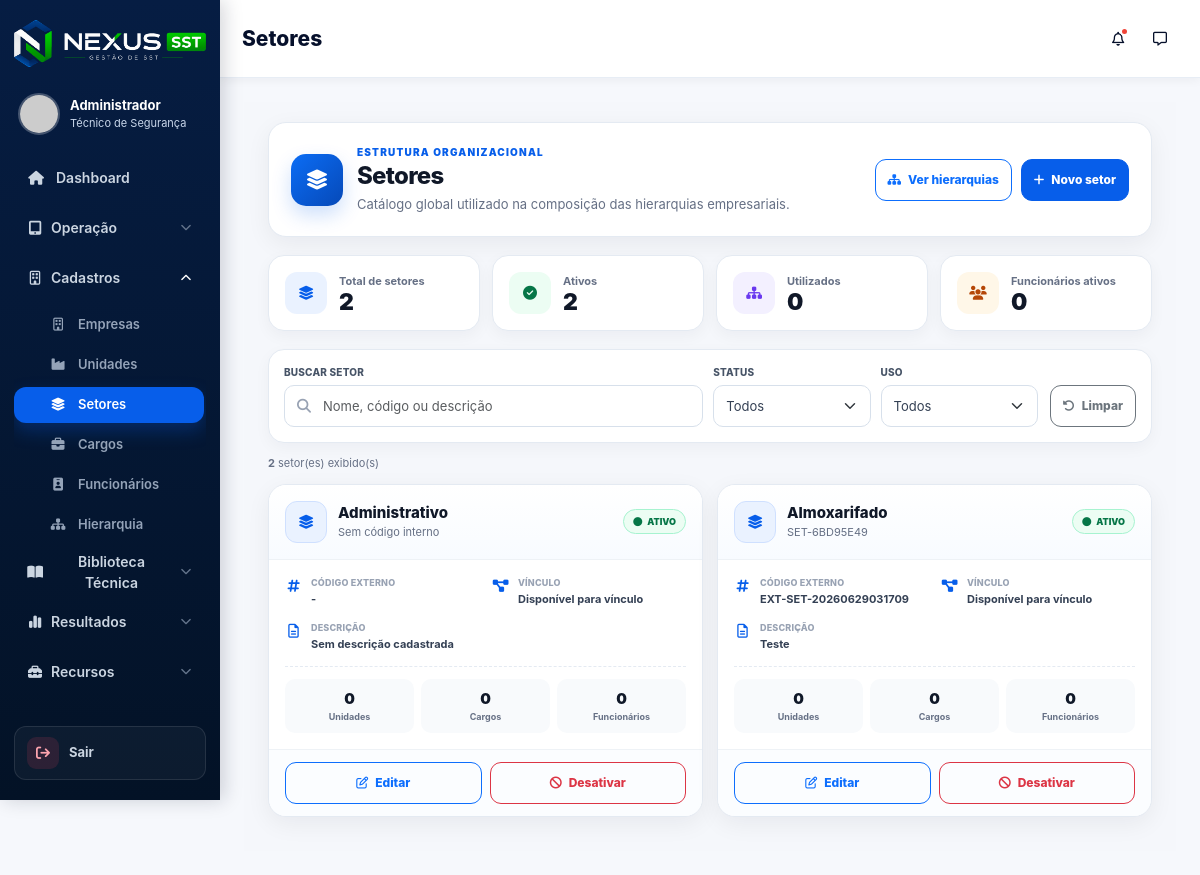
The page /nexus_sst/public/setores (signed in) on the database its author committed.
### tables this page shows
CREATE TABLE `setores` (
  `id` int NOT NULL AUTO_INCREMENT,
  `codigo` varchar(30) DEFAULT NULL,
  `codigo_externo` varchar(50) DEFAULT NULL,
  `nome` varchar(150) NOT NULL,
  `descricao` text,
  `ativo` tinyint(1) NOT NULL DEFAULT '1',
  `created_at` timestamp NULL DEFAULT CURRENT_TIMESTAMP,
  `updated_at` timestamp NULL DEFAULT CURRENT_TIMESTAMP ON UPDATE CURRENT_TIMESTAMP,
  PRIMARY KEY (`id`),
  UNIQUE KEY `uk_setor_nome` (`nome`),
  UNIQUE KEY `uk_setor_codigo` (`codigo`)
);

### core/Controller.php (called while the page is built, shortened)
<?php
class Controller
{
    public function view($view, $data = [])
    {
        extract($data);
        $viewPath = dirname(__DIR__) . "/app/views/{$view}.php";
        require_once $viewPath;
    }
}

### app/controllers/SetoresController.php (called while the page is built, shortened)
<?php
class SetoresController extends Controller
{
    private Setor $model;
    public function __construct()
    {
        $this->model = $this->model('Setor');
    }
    public function index(): void
    {
        $this->view('setores/index', ['setores' => $this->model->listarTudo()]);
    }
}

### core/Router.php (called while the page is built, shortened)
<?php
class Router
{
    private array $routes = [];
    private function add(string $httpMethod, string $uri, string $controller, string $method): void
    {
        $uri = '/' . trim($uri, '/');
        $this->routes[$httpMethod][$uri] = [
            'controller' => $controller,
            'method' => $method
        ];
    }
    public function dispatch(): void
    {
        $httpMethod = strtoupper($_SERVER['REQUEST_METHOD'] ?? 'GET');
        $requestUri = $_SERVER['REQUEST_URI'] ?? '/';
        $requestPath = parse_url($requestUri, PHP_URL_PATH) ?: '/';
        $route = $this->normalizeRequestPath($requestPath);
        $routes = $this->routes[$httpMethod] ?? [];
        $match = $this->matchRoute($routes, $route);
        $methodName = $match['method'];
        $params = $match['params'];
        $controller = new $controllerName();
        $controller->$methodName(...$params);
    }
    private function normalizeRequestPath(string $requestPath): string
    {
        $route = '/' . ltrim($requestPath, '/');
        $basePaths = [];
        if (defined('BASE_URL')) {
            $configuredBasePath = parse_url((string) BASE_URL, PHP_URL_PATH);
            if (is_string($configuredBasePath) && $configuredBasePath !== '') {
                $basePaths[] = '/' . trim($configuredBasePath, '/');
            }
        }
        $basePaths = array_values(array_unique(array_filter($basePaths)));
        usort($basePaths, static fn(string $a, string $b): int => strlen($b) <=> strlen($a));
        foreach ($basePaths as $basePath) {
            if (str_starts_with($route, $basePath . '/')) {
                $route = substr($route, strlen($basePath));
                break;
            }
        }
        $route = '/' . trim($route, '/');
        return $route === '//' ? '/' : $route;
    }
    private function matchRoute(array $routes, string $route): ?array
    {
        if (isset($routes[$route])) {
            return [
                'controller' => $routes[$route]['controller'],
                'method' => $routes[$route]['method'],
                'params' => []
            ];
        }
        return null;
    }
}

### public/index.php (called while the page is built, shortened)
<?php
spl_autoload_register(function ($class) {
    $paths = [
        dirname(__DIR__) . '/core/',
        dirname(__DIR__) . '/app/controllers/',
        dirname(__DIR__) . '/app/models/',
        dirname(__DIR__) . '/app/services/',
        dirname(__DIR__) . '/app/helpers/',
        dirname(__DIR__) . '/app/traits/',
    ];
    foreach ($paths as $path) {
        $file = $path . $class . '.php';
        if (file_exists($file)) {
            return;
        }
    }
});
$router = new Router();
$router->dispatch();

### core/Model.php (called while the page is built, shortened)
<?php
abstract class Model
{
    protected PDO $db;
    public function __construct()
    {
        $database = new Database();
        $this->db = $database->getConnection();
    }
    protected function query(string $sql, array $params = []): PDOStatement
    {
        $stmt = $this->db->prepare($sql);
        $stmt->execute($params);
        return $stmt;
    }
}

### config/database.php (called while the page is built)
<?php
return [
    'host'     => 'localhost',
    'dbname'   => 'nexus',
    'usuario'  => 'root',
    'senha'    => 'samuel06',
    'charset'  => 'utf8mb4',
    'collation'=> 'utf8mb4_unicode_ci',
];

### core/Database.php (called while the page is built, shortened)
<?php
class Database
{
    public function __construct()
    {
        $config = require __DIR__ . '/../config/database.php';
        $host = (string)$config['host'];
        $dbname = (string)$config['dbname'];
        $usuario = (string)$config['usuario'];
        $senha = (string)$config['senha'];
        $charset = (string)($config['charset'] ?? 'utf8mb4');
        $collation = (string)($config['collation'] ?? 'utf8mb4_unicode_ci');
        $dsn = "mysql:host={$host};dbname={$dbname};charset={$charset}";
        $opcoes = [
            PDO::ATTR_ERRMODE => PDO::ERRMODE_EXCEPTION,
            PDO::ATTR_DEFAULT_FETCH_MODE => PDO::FETCH_ASSOC,
            PDO::ATTR_PERSISTENT => true,
            PDO::ATTR_EMULATE_PREPARES => false,
            PDO::MYSQL_ATTR_INIT_COMMAND => "SET NAMES {$charset} COLLATE {$collation}",
        ];
    }
}

### app/models/Setor.php (called while the page is built, shortened)
<?php
class Setor extends Model
{
    public function listarTudo(): array
    {
        return $this->query("
            SELECT
                s.*,
                COUNT(DISTINCT h.empresa_id) AS total_empresas,
                COUNT(DISTINCT h.unidade_id) AS total_unidades,
                COUNT(DISTINCT h.cargo_id) AS total_cargos,
                COUNT(DISTINCT f.id) AS total_funcionarios
            FROM setores s
            LEFT JOIN hierarquias h ON h.setor_id = s.id
            LEFT JOIN funcionarios f ON f.hierarquia_id = h.id AND f.ativo = 1
            GROUP BY s.id, s.codigo, s.codigo_externo, s.nome, s.descricao, s.ativo, s.created_at, s.updated_at
            ORDER BY s.ativo DESC, s.nome
        ")->fetchAll(PDO::FETCH_ASSOC);
    }
}

### app/views/setores/index.php (the view, shortened to what this page needs)
<?php
require_once dirname(__DIR__) . '/templates/header.php';
$setores = $setores ?? [];
$total = count($setores);
$ativos = count(array_filter($setores, fn(array $s): bool => !empty($s['ativo'])));
$emUso = count(array_filter($setores, fn(array $s): bool => (int)($s['total_unidades'] ?? 0) > 0));
$funcionarios = array_sum(array_map(fn(array $s): int => (int)($s['total_funcionarios'] ?? 0), $setores));
?>
<div class="org-page">
    <div class="org-container">
        <header class="org-header">
            <div class="org-header-main">
                <div class="org-header-icon"><i class="fa-solid fa-layer-group"></i></div>
                <div class="org-header-copy">
                    <div class="org-eyebrow">Estrutura organizacional</div>
                    <h1>Setores</h1>
                    <p>Catálogo global utilizado na composição das hierarquias empresariais.</p>
                </div>
            </div>
            <div class="org-header-actions">
                <a href="<?= BASE_URL ?>/hierarquias" class="btn btn-outline-primary">
                    <i class="fa-solid fa-sitemap"></i> Ver hierarquias
                </a>
                <a href="<?= BASE_URL ?>/setores/criar" class="btn btn-primary">
                    <i class="fa-solid fa-plus"></i> Novo setor
                </a>
            </div>
        </header>
        <section class="org-kpis">
            <article class="org-kpi"><div class="org-kpi-icon"><i class="fa-solid fa-layer-group"></i></div><div><span>Total de setores</span><strong><?= $total ?></strong></div></article>
            <article class="org-kpi org-kpi-green"><div class="org-kpi-icon"><i class="fa-solid fa-circle-check"></i></div><div><span>Ativos</span><strong><?= $ativos ?></strong></div></article>
            <article class="org-kpi org-kpi-purple"><div class="org-kpi-icon"><i class="fa-solid fa-sitemap"></i></div><div><span>Utilizados</span><strong><?= $emUso ?></strong></div></article>
            <article class="org-kpi org-kpi-orange"><div class="org-kpi-icon"><i class="fa-solid fa-users"></i></div><div><span>Funcionários ativos</span><strong><?= $funcionarios ?></strong></div></article>
        </section>
        <section class="org-toolbar">
            <div class="org-toolbar-grid">
                <div class="org-field">
                    <label for="setorBusca">Buscar setor</label>
                    <div class="org-search-wrap">
                        <i class="fa-solid fa-magnifying-glass"></i>
                        <input id="setorBusca" class="form-control" type="search" placeholder="Nome, código ou descrição">
                    </div>
                </div>
                <div class="org-field">
                    <label for="setorStatus">Status</label>
                    <select id="setorStatus" class="form-select">
                        <option value="">Todos</option>
                    </select>
                </div>
                <div class="org-field">
                    <label for="setorUso">Uso</label>
                    <select id="setorUso" class="form-select">
                        <option value="">Todos</option>
                    </select>
                </div>
            </div>
            <div class="org-toolbar-actions">
                <button type="button" id="limparFiltrosSetores" class="btn btn-outline-secondary">
                    <i class="fa-solid fa-rotate-left"></i> Limpar
                </button>
            </div>
        </section>
        <div class="org-results-count"><strong id="contadorSetores"><?= $total ?></strong> setor(es) exibido(s)</div>
        <?php if ($setores): ?>
            <section class="org-grid" id="setoresGrid">
                <?php foreach ($setores as $setor): ?>
                    <?php
                    $ativo = !empty($setor['ativo']);
                    $usado = (int)($setor['total_unidades'] ?? 0) > 0;
                    $textoBusca = mb_strtolower(implode(' ', [
                        $setor['nome'] ?? '',
                        $setor['codigo'] ?? '',
                        $setor['codigo_externo'] ?? '',
                        $setor['descricao'] ?? '',
                    ]));
                    ?>
                    <article class="org-card <?= $ativo ? '' : 'org-card-muted' ?>"
                             data-search="<?= htmlspecialchars($textoBusca) ?>"
                             data-status="<?= $ativo ? 'ativo' : 'inativo' ?>"
                             data-uso="<?= $usado ? 'usado' : 'livre' ?>">
                        <header class="org-card-header">
                            <div class="org-card-icon"><i class="fa-solid fa-layer-group"></i></div>
                            <div class="org-card-title">
                                <h2><?= htmlspecialchars($setor['nome'] ?? 'Setor sem nome') ?></h2>
                                <p><?= htmlspecialchars($setor['codigo'] ?: 'Sem código interno') ?></p>
                            </div>
                            <span class="org-status <?= $ativo ? 'org-status-active' : 'org-status-inactive' ?>">
                                <i class="fa-solid fa-circle"></i><?= $ativo ? 'Ativo' : 'Inativo' ?>
                            </span>
                        </header>
                        <div class="org-card-body">
                            <div class="org-info"><i class="fa-solid fa-hashtag"></i><div><span>Código externo</span><strong><?= htmlspecialchars($setor['codigo_externo'] ?: '-') ?></strong></div></div>
                            <div class="org-info"><i class="fa-solid fa-diagram-project"></i><div><span>Vínculo</span><strong><?= $usado ? 'Utilizado na estrutura' : 'Disponível para vínculo' ?></strong></div></div>
                            <div class="org-info org-info-wide"><i class="fa-regular fa-file-lines"></i><div><span>Descrição</span><strong><?= htmlspecialchars($setor['descricao'] ?: 'Sem descrição cadastrada') ?></strong></div></div>
                            <div class="org-metrics">
                                <div class="org-metric"><strong><?= (int)($setor['total_unidades'] ?? 0) ?></strong><span>Unidades</span></div>
                                <div class="org-metric"><strong><?= (int)($setor['total_cargos'] ?? 0) ?></strong><span>Cargos</span></div>
                                <div class="org-metric"><strong><?= (int)($setor['total_funcionarios'] ?? 0) ?></strong><span>Funcionários</span></div>
                            </div>
                        </div>
                        <footer class="org-card-actions">
                            <a href="<?= BASE_URL ?>/setores/editar/<?= (int)$setor['id'] ?>" class="btn btn-outline-primary"><i class="fa-regular fa-pen-to-square"></i> Editar</a>
                            <?php if ($ativo): ?>
                                <a href="<?= BASE_URL ?>/setores/excluir/<?= (int)$setor['id'] ?>" class="btn btn-outline-danger" onclick="return confirm('Desativar este setor? Os vínculos existentes serão preservados.')"><i class="fa-solid fa-ban"></i> Desativar</a>
                            <?php else: ?>
                                <span class="btn btn-outline-secondary disabled"><i class="fa-solid fa-lock"></i> Inativo</span>
                            <?php endif; ?>
                        </footer>
                    </article>
                <?php endforeach; ?>
            </section>
        <?php endif; ?>
    </div>
</div>
<?php require_once dirname(__DIR__) . '/templates/footer.php'; ?>

### public/css/base/variables.css (style rules this page uses)
:root { --navy: #061b3a; --navy-2: #03162f; --blue: #075eea; --blue-dark: #064ec2; --green: #12b76a; --orange: #f79009; --red: #f04438; --purple: #7a35d8; --text: #06102b; --muted: #667085; --line: #e7edf5; --bg: #f6f8fc; --card: #ffffff; --shadow-sm: 0 2px 10px rgba(16, 24, 40, .05); --shadow: 0 8px 22px rgba(16, 24, 40, .07); --shadow-lg: 0 18px 50px rgba(15, 23, 42, .12); --radius-sm: 8px; --radius: 14px; --radius-lg: 18px; --sidebar-width: 220px; --topbar-min-height: 78px; --nexus-primary: var(--blue); --nexus-primary-dark: #1e3a8a; --nexus-sidebar: var(--navy-2); --nexus-bg: var(--bg); --nexus-card: var(--card); --nexus-border: var(--line); --nexus-text: var(--text); --nexus-muted: var(--muted); --nexus-success: var(--green); --nexus-danger: var(--red); --nexus-warning: var(--orange); --nexus-info: #0ea5e9; }

### public/css/app/theme.css (style rules this page uses)
body { background: var(--bg); color: var(--text); }

### public/css/components/buttons.css (style rules this page uses)
.btn { border-radius: 9px; font-weight: 700; }
.btn-primary { border-color: var(--blue); background: var(--blue); }

### public/css/components/forms.css (style rules this page uses)
.form-control, .form-select { border-color: var(--line); border-radius: 9px; }

### rows shown on the page
setores: nome "Administrativo", codigo "Sem código interno", ativo "ATIVO", codigo_externo "-", descricao "Sem descrição cadastrada", total_unidades "0", total_cargos "0", total_funcionarios "0"
setores: nome "Almoxarifado", codigo "SET-6BD95E49", ativo "ATIVO", codigo_externo "EXT-SET-20260629031709", descricao "Teste", total_unidades "0", total_cargos "0", total_funcionarios "0"

### other values the page prints
$usuario "Administrador"
$pageTitle "Setores"
$total "2"
$ativos "2"
$emUso "0"
$funcionarios "0"
